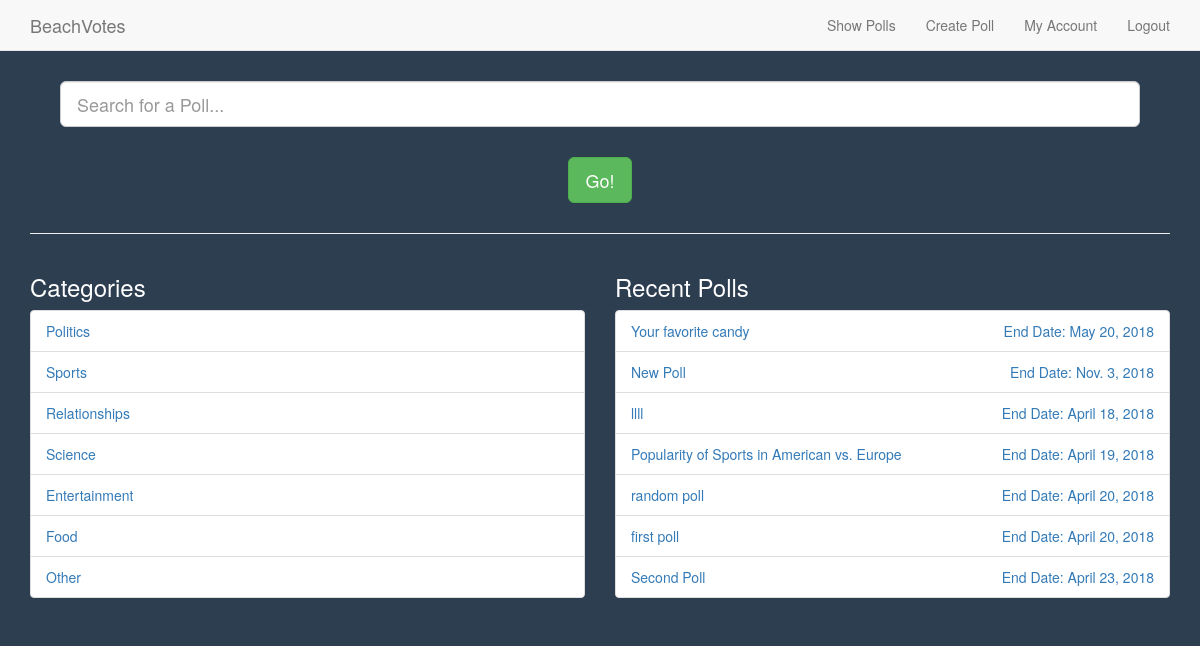
The app's page /poll/show_polls (signed in) with its own data.
### poll/models.py (models this page shows, shortened)
class Category(models.Model):
    group_name = models.CharField(max_length = 50, unique = True, null = False)
    class Meta:
        verbose_name_plural = 'Categories'

class Poll(models.Model):
    category = models.ForeignKey(Category, on_delete=models.CASCADE)
    poll_creator = models.ForeignKey(User, on_delete=models.CASCADE)
    title_question = models.CharField(max_length = 128, unique = True, null = False)
    start_date = models.DateField(default = datetime.date.today, null = False)
    end_date =  models.DateField(default = datetime.date.today() + datetime.timedelta(days=1),
                                 null = False)

### poll/views.py (the view)
@login_required
def show_polls(request):
    categories = Category.objects.all()
    polls = Poll.objects.order_by('-start_date')[:7]
    context_dict = { 'categories' : categories }
    context_dict['polls'] = polls
    return render(request, 'poll/show_polls.html', context_dict)

### templates/poll/show_polls.html (shortened to what this page needs)
{% extends 'poll/base.html' %}
{% load staticfiles %}
{% block body_block %}
<div class="container">
  <div class="text-center" style="margin: 30px;">
    <input type="text" class="form-control input-lg center-block" name="search"
      placeholder="Search for a Poll..." />
      <a href="#" class="btn btn-lg btn-success" style="margin-top: 30px;">Go!</a>
  </div>
  <hr />
  <div class="row">
    <div class="col-md-6">
      <h3>Categories</h3>
  {% if categories %}
      <ul class="list-group">
        {% for category in categories %}
        <li class="list-group-item">
          <a href="{% url 'view_category' category.id %}">
            {{ category.group_name }}
          </a>
        </li>
        {% endfor %}
      </ul>
      {% else %}
        <h1>No categories to show</h1>
      {% endif %}
    </div>
    <div class="col-md-6">
      <h3>Recent Polls</h3>
      {% if polls %}
        <ul class="list-group">
          {% for poll in polls %}
            <li class="list-group-item">
              <a href="{% url 'view_poll' poll.id %}">
                {{ poll.title_question }}
                <p style="float: right;">End Date: {{ poll.end_date }}</p>
              </a>
            </li>
          {% endfor %}
        </ul>
      {% else %}
        <h4>No recent polls to show</h4>
      {% endif %}
    </div>
  </div>
</div>
{% endblock %}

### templates/poll/base.html (shortened to what this page needs)
<!DOCTYPE html>
{% load staticfiles %}
<html>
<head lang="en">
  <link rel="stylesheet" href="https://maxcdn.bootstrapcdn.com/bootstrap/3.3.7/css/bootstrap.min.css" />
  <link rel="stylesheet" href="{% static 'stylesheets/base.css' %}">
</head>
<body>
  <nav class="navbar navbar-default navbar-fixed-top">
    <div class="container">
      <div class="navbar-header">
        <a class="navbar-brand nav-text" href="{% url 'index' %}">BeachVotes</a>
      </div>
      <div class="collapse navbar-collapse" id="nav-collapse">
        <ul class="nav navbar-nav navbar-right">
          {% if user.is_authenticated %}
            <li><a href="{% url 'show_polls' %}">Show Polls</a></li>
            <li><a href="{% url 'create_poll' %}">Create Poll</a></li>
            <li><a href="{% url 'my_profile' %}">My Account</a></li>
            <li><a href="{% url 'auth_logout' %}">Logout</a></li>
          {% else %}
            <li><a href="{% url 'index' %}">Home</a></li>
            <li><a href="{% url 'auth_login' %}">Login</a></li>
            <li><a href="{% url 'registration_register' %}">Create Account</a></li>
          {% endif %}
        </ul>
      </div>
    </div>
  </nav>
  <div>
    {% block body_block %}
    {% endblock %}
  </div>
</body>
</html>

### static/stylesheets/base.css (style rules this page uses)
body { color: white; background-color: #2c3e50; }
.navbar-default { position: relative; margin-bottom: 0px; }
input { color: black; }

### records on screen
Category: group_name "Politics"
Category: group_name "Sports"
Category: group_name "Relationships"
Category: group_name "Science"
Category: group_name "Entertainment"
Category: group_name "Food"
Category: group_name "Other"
Poll: title_question "Your favorite candy", end_date "May 20, 2018"
Poll: title_question "New Poll", end_date "Nov. 3, 2018"
Poll: title_question "llll", end_date "April 18, 2018"
Poll: title_question "Popularity of Sports in American vs. Europe", end_date "April 19, 2018"
Poll: title_question "random poll", end_date "April 20, 2018"
Poll: title_question "first poll", end_date "April 20, 2018"
Poll: title_question "Second Poll", end_date "April 23, 2018"
